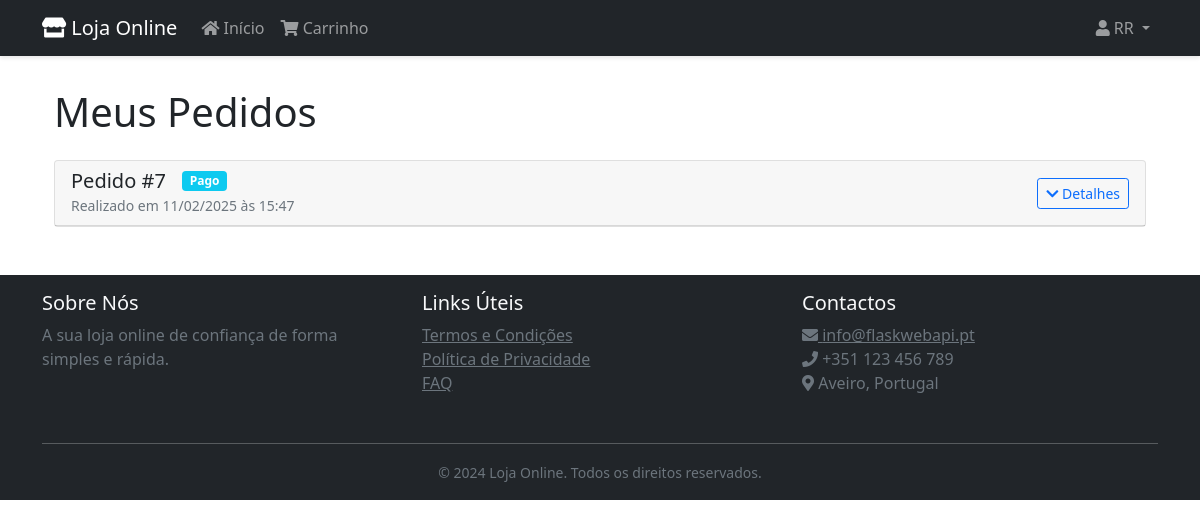
Page /pedidos (signed in) on the committed database.
### app.py (models this page shows, shortened)
class User(UserMixin, db.Model):
    id = db.Column(db.Integer, primary_key=True)
    nome = db.Column(db.String(80), nullable=False)  # Nome completo do utilizador
    username = db.Column(db.String(80), unique=True, nullable=False)  # Nome de utilizador para login
    email = db.Column(db.String(120), unique=True, nullable=False)  # Email do utilizador
    password_hash = db.Column(db.String(128))
    reset_token = db.Column(db.String(100), unique=True)
    reset_token_expiry = db.Column(db.DateTime)
    carrinho = db.Column(MutableDict.as_mutable(JSON), default=lambda: {"items": [], "total": 0})
    favoritos = db.Column(MutableList.as_mutable(JSON), default=list)
    enderecos = db.relationship('Address', backref='user', lazy=True)

class Pedido(db.Model):
    id = db.Column(db.Integer, primary_key=True)
    user_id = db.Column(db.Integer, db.ForeignKey('user.id'), nullable=False)
    endereco_id = db.Column(db.Integer, db.ForeignKey('address.id'), nullable=False)
    data_pedido = db.Column(db.DateTime, default=datetime.utcnow)
    status = db.Column(db.String(20), default='pendente')  # pendente, pago, enviado, entregue
    metodo_pagamento = db.Column(db.String(50))
    total = db.Column(db.Float)
    items = db.Column(MutableList.as_mutable(JSON), default=list)
    user = db.relationship('User', backref='pedidos')
    endereco = db.relationship('Address')

### app.py (the view)
@app.route('/pedidos')
@login_required
def pedidos():
    pedidos_user = Pedido.query.filter_by(user_id=current_user.id)\
                              .order_by(Pedido.data_pedido.desc())\
                              .all()
    return render_template('pedidos.html', pedidos=pedidos_user)

### app.py (called while the page is built)
@login_manager.user_loader
def load_user(id):
    return User.query.get(int(id))

### templates/pedidos.html (shortened to what this page needs)
{% extends "base.html" %}
{% block content %}
<div class="container">
    <h1 class="mb-4">Meus Pedidos</h1>
    {% if pedidos %}
        {% for pedido in pedidos %}
        <div class="card mb-4">
            <div class="card-header">
                <div class="row align-items-center">
                    <div class="col">
                        <div class="d-flex align-items-center">
                            <h5 class="mb-0 me-3">Pedido #{{ pedido.id }}</h5>
                            <span class="badge bg-{{ {
                                'pendente': 'warning',
                                'pago': 'info',
                                'enviado': 'primary',
                                'entregue': 'success'
                            }[pedido.status] }}">
                                {{ {
                                    'pendente': 'Pendente',
                                    'pago': 'Pago',
                                    'enviado': 'Enviado',
                                    'entregue': 'Entregue'
                                }[pedido.status] }}
                            </span>
                        </div>
                        <small class="text-muted">
                            Realizado em {{ pedido.data_pedido.strftime('%d/%m/%Y às %H:%M') }}
                        </small>
                    </div>
                    <div class="col-auto">
                        <button class="btn btn-outline-primary btn-sm" type="button"
                                data-bs-toggle="collapse"
                                data-bs-target="#pedido{{ pedido.id }}">
                            <i class="fas fa-chevron-down"></i> Detalhes
                        </button>
                    </div>
                </div>
            </div>
        </div>
        {% endfor %}
    {% endif %}
</div>
{% endblock %}

### templates/base.html (shortened to what this page needs)
<!DOCTYPE html>
<html lang="pt">
<head>
    <link href="https://cdn.jsdelivr.net/npm/bootstrap@5.1.3/dist/css/bootstrap.min.css" rel="stylesheet">
    <link rel="stylesheet" href="https://cdnjs.cloudflare.com/ajax/libs/font-awesome/6.0.0/css/all.min.css">
    <link rel="stylesheet" href="https://cdnjs.cloudflare.com/ajax/libs/font-awesome/5.15.4/css/all.min.css">
    <link rel="stylesheet" href="{{ url_for('static', filename='style.css') }}">
</head>
<body>
    <nav class="navbar navbar-expand-lg navbar-dark bg-dark">
        <div class="container">
            <a class="navbar-brand" href="{{ url_for('home') }}">
                <i class="fas fa-store"></i> Loja Online
            </a>
            <div class="collapse navbar-collapse" id="navbarNav">
                <ul class="navbar-nav me-auto">
                    <li class="nav-item">
                        <a class="nav-link" href="{{ url_for('home') }}">
                            <i class="fas fa-home"></i> Início
                        </a>
                    </li>
                    {% if current_user.is_authenticated %}
                    <li class="nav-item">
                        <a class="nav-link" href="{{ url_for('carrinho') }}">
                            <i class="fas fa-shopping-cart"></i> Carrinho
                        </a>
                    </li>
                    {% endif %}
                </ul>
                <ul class="navbar-nav">
                    {% if current_user.is_authenticated %}
                    <li class="nav-item dropdown">
                        <a class="nav-link dropdown-toggle" href="#" id="userDropdown"
                           role="button" data-bs-toggle="dropdown" aria-expanded="false">
                            <i class="fas fa-user"></i> {{ current_user.username }}
                        </a>
                    </li>
                    {% endif %}
                </ul>
            </div>
        </div>
    </nav>
    <div class="container mt-4">
        {% block content %}{% endblock %}
    </div>
    <footer class="footer mt-5 py-3 bg-dark text-light">
        <div class="container">
            <div class="row">
                <div class="col-md-4 mb-3">
                    <h5>Sobre Nós</h5>
                    <p class="text-muted">A sua loja online de confiança de forma simples e rápida.</p>
                </div>
                <div class="col-md-4 mb-3">
                    <h5>Links Úteis</h5>
                    <ul class="list-unstyled">
                        <li><a href="{{ url_for('termos') }}" class="text-muted">Termos e Condições</a></li>
                        <li><a href="{{ url_for('privacidade') }}" class="text-muted">Política de Privacidade</a></li>
                        <li><a href="{{ url_for('faq') }}" class="text-muted">FAQ</a></li>
                    </ul>
                </div>
                <div class="col-md-4 mb-3">
                    <h5>Contactos</h5>
                    <ul class="list-unstyled text-muted">
                        <li><a href="mailto:info@lojaonline.pt" class="text-muted"><i class="fas fa-envelope"></i> info@flaskwebapi.pt</a></li>
                        <li><i class="fas fa-phone"></i> +351 123 456 789</li>
                        <li><i class="fas fa-map-marker-alt"></i> Aveiro, Portugal</li>
                    </ul>
                </div>
            </div>
            <hr class="bg-light">
            <div class="text-center text-muted">
                <small>&copy; 2024 Loja Online. Todos os direitos reservados.</small>
            </div>
        </div>
    </footer>
</body>
</html>

### static/style.css (style rules this page uses)
:root { --primary-color: #0d6efd; --secondary-color: #6c757d; --success-color: #198754; --danger-color: #dc3545; --light-color: #f8f9fa; --dark-color: #212529; }
.card { transition: transform 0.2s, box-shadow 0.2s; border: 1px solid rgba(0,0,0,0.125); }
.navbar { margin-bottom: 2rem; box-shadow: 0 2px 4px rgba(0,0,0,0.1); }
.btn { transition: all 0.2s; }

### rows in the picture
User: username "RR"
Pedido: id "7", status "Pago", data_pedido "11/02/2025 às 15:47"
